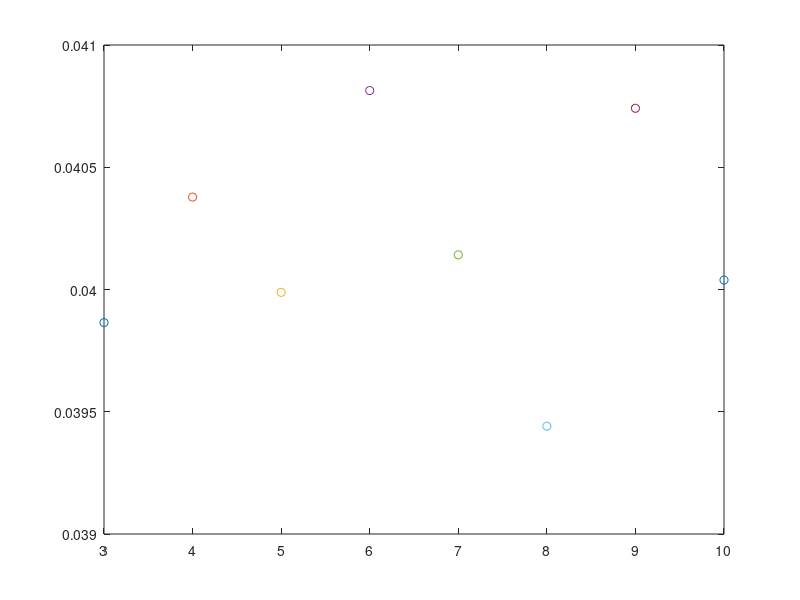
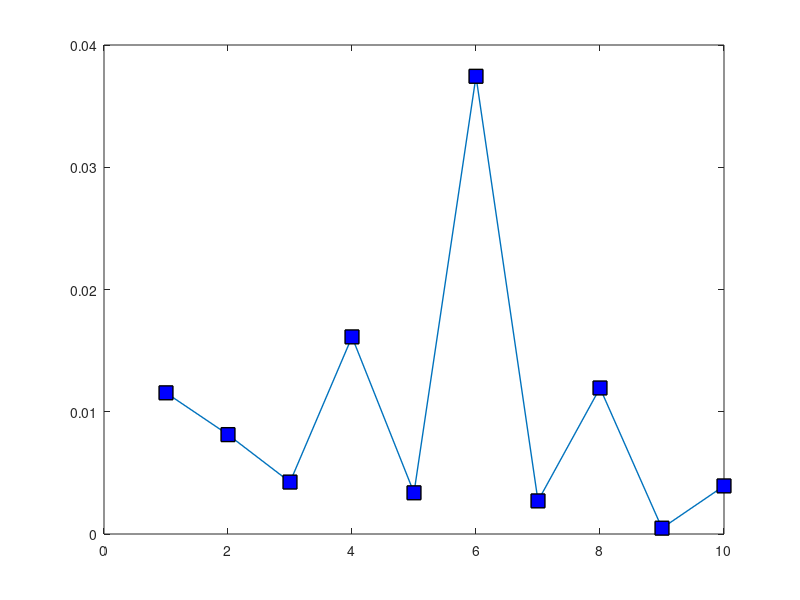
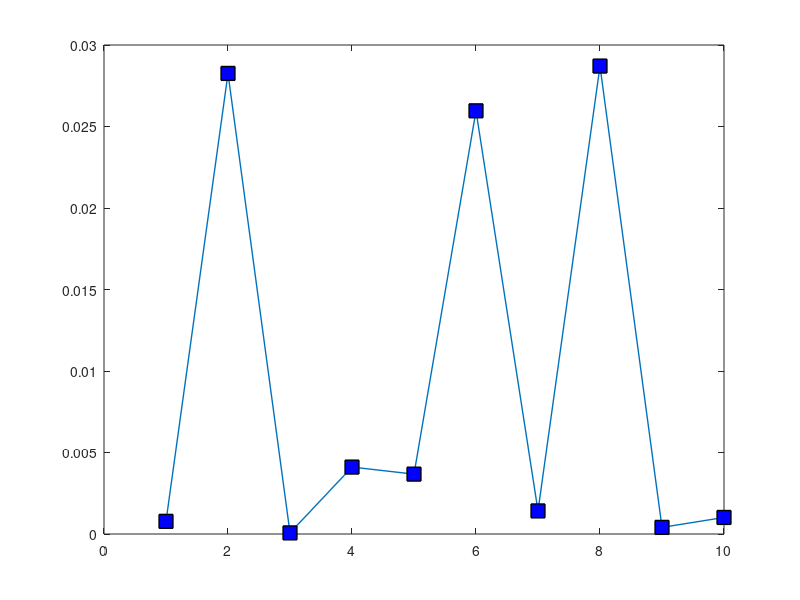

Write MATLAB code to recreate these figures, in order.
clc;
clear all;
in = zeros(0,100);
out = zeros(0,100);
j = 1;
for i=0:0.02:2
    in(j) = i;
    out(j) = humps(i);
    j = j+1;
end

max_in = max(in);
max_out = max(out);

if max_in > 1
    in = in/max_in;
end
if max_out > 1
    out = out/max_out;
end

a = 1.7159;
b = 2/3;

data = randperm(100);
data_train = data(1: 70);
data_test1 = data(71: 80);
data_test2 = data(81: 90);
data_test3 = data(91: 100);

epsilon_test1 = 0.01;
epoch_tets1 = 250;
max_n = 10;
err_2 = zeros(1,max_n - 2);
figure('Name','1','NumberTitle','off');
for best_num_n = 3 : max_n
    w1 = rand(1,best_num_n);
    w2 = rand(1,best_num_n);
    
    net1 = zeros(1,best_num_n);
    net2 = 0;
    
    o1 = zeros(1,best_num_n);
    o2 = 0;
    
    eta = 0.25;
    E_tets1 = zeros(1 ,length(data_test1));
    
    mean_test1_err = 1000;
    for j = 1:epoch_tets1
        if mean_test1_err < epsilon_test1
            break;
        end
        for i = 1:length(data_train)
            d = out(data_train(i));
            net1 = in(data_train(i)) * w1;
            o1 = a*tanh(b*net1);
            net2 = w2*o1';
            o2 = net2;
            e = d - o2;
            
            fnet = a*tanh(b*net1);
            dfnet_dn = sech(fnet).*sech(fnet);
            
            gr_E_w2 = -1*(e)*1*o1;
            gr_E_w1 = -1*e*1*w2.*dfnet_dn*in(data_train(i));
            
            w1 = w1 - eta*gr_E_w1;
            w2 = w2 - eta*gr_E_w2;
        end
        
        for i = 1:length(data_test1)
            d_test1 = out(data_test1(i));
            i_test1 = in(data_test1(i));
            net1_test1 = i_test1*w1;
            o1_test1 = a*tanh(b*net1_test1);
            net2_test1 = w2 * o1_test1';
            o2_test1 = net2_test1;
            
            e_test1 = d_test1 - o2_test1;
            E_tets1(i) = E_tets1(i) + 1/2*(e_test1^2);
        end
        mean_test1_err = mean(E_tets1);
        E_tets1 = zeros(1 ,10);
    end
    
    
    mean_test2 = zeros(1,10);
    for n = 1 :10
        E_test2 = zeros(1, 10);
        for k = 1:length(data_test2)
            d_test2 = out(data_test2(k));
            i_test2 = in(data_test2(k));
            net1_test2 = i_test2*w1;
            o1_test2 = a*tanh(b*net1_test2);
            net2_test2 = w2 * o1_test2';
            o2_test2 = net2_test2;
            
            e_test2 = d_test2 - o2_test2;
            E_test2(k) = 1/2*(e_test2^2);
        end
        mean_test2(n) = mean(E_test2);
    end
    err_2(best_num_n) = mean(mean_test2);
    

    if(best_num_n == 3)
        bst_w1 = w1;
        bst_w2 = w2;
        ne = best_num_n;
    elseif(err_2(best_num_n) < err_2(ne))
        bst_w1 = w1;
        bst_w2 = w2;
        ne = best_num_n;
    end
    
    
    plot(best_num_n,err_2(best_num_n),'o')
    hold on;
    best_num_n;
    ne
end
hold off

E_test1_bst = zeros(1,length(data_test1));
for i = 1:length(data_test1)
    d_test1_bst = out(data_test1(i));
    i_test1_bst = in(data_test1(i));
    net1_test1_bst = i_test1_bst*bst_w1;
    o1_test1_bst = a*tanh(b*net1_test1_bst);
    net2_test1_bst = bst_w2 * o1_test1_bst';
    o2_test1_bst = net2_test1_bst;
    
    e_test1_bst = d_test1_bst - o2_test1_bst;
    E_test1_bst(i) = E_test1_bst(i) + 1/2*(e_test1_bst^2);
end
i = 1:length(data_test1);
figure('Name','first test error for opt neuron','NumberTitle','off');
plot(i,E_test1_bst,'-s','LineWidth',1,'MarkerEdgeColor','k','MarkerFaceColor','b','MarkerSize',10);

E_test3_bst = zeros(1,length(data_test3));
for i = 1:length(data_test3)
    d_test3_bst = out(data_test3(i));
    i_test3_bst = in(data_test3(i));
    net1_test3_bst = i_test3_bst*bst_w1;
    o1_test3_bst = a*tanh(b*net1_test3_bst);
    net2_test3_bst = bst_w2 * o1_test3_bst';
    o2_test3_bst = net2_test3_bst;
    
    e_test3_bst = d_test3_bst - o2_test3_bst;
    E_test3_bst(i) = E_test3_bst(i) + 1/2*(e_test3_bst^2);
end
i = 1:length(data_test3);
figure('Name','final error for opt neuron','NumberTitle','off');
plot(i,E_test3_bst,'-s','LineWidth',1,'MarkerEdgeColor','k','MarkerFaceColor','b','MarkerSize',10);





